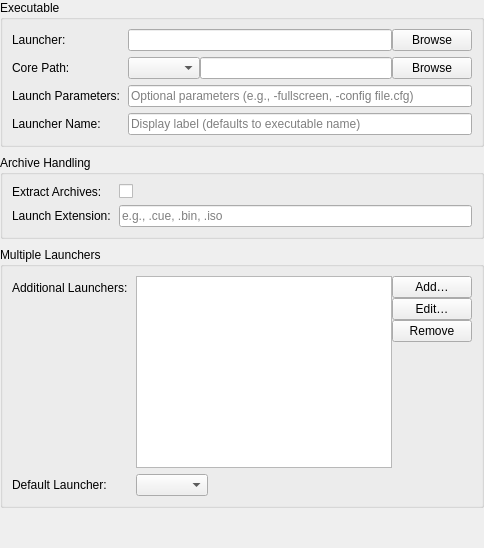
<?xml version="1.0" encoding="UTF-8"?>
<ui version="4.0">
 <class>LauncherTabPanel</class>
 <widget class="QWidget" name="LauncherTabPanel">
  <layout class="QVBoxLayout" name="rootLayout">
   <property name="leftMargin"><number>0</number></property>
   <property name="topMargin"><number>0</number></property>
   <property name="rightMargin"><number>0</number></property>
   <property name="bottomMargin"><number>0</number></property>
   <property name="spacing"><number>8</number></property>
   <item>
    <widget class="QGroupBox" name="launcherExecutableGroupBox">
     <property name="title"><string>Executable</string></property>
     <layout class="QFormLayout" name="launcherExecutableFormLayout">
      <property name="horizontalSpacing"><number>8</number></property>
      <property name="verticalSpacing"><number>6</number></property>
      <property name="fieldGrowthPolicy"><enum>QFormLayout::FieldGrowthPolicy::ExpandingFieldsGrow</enum></property>
      <item row="0" column="0"><widget class="QLabel" name="label_launcher"><property name="text"><string>Launcher:</string></property></widget></item>
      <item row="0" column="1">
       <layout class="QHBoxLayout" name="launcherLayout">
        <item><widget class="QLineEdit" name="launcherLineEdit"/></item>
        <item><widget class="QPushButton" name="browseLauncherButton"><property name="text"><string>Browse</string></property></widget></item>
       </layout>
      </item>
      <item row="1" column="0"><widget class="QLabel" name="label_core"><property name="text"><string>Core Path:</string></property></widget></item>
      <item row="1" column="1">
       <layout class="QHBoxLayout" name="coreLayout">
        <item><widget class="QComboBox" name="coreComboBox"><property name="toolTip"><string>Cores detected in your RetroArch install — pick one to fill the path.</string></property></widget></item>
        <item><widget class="QLineEdit" name="coreLineEdit"><property name="toolTip"><string>Path to libretro core file</string></property></widget></item>
        <item><widget class="QPushButton" name="browseCoreButton"><property name="text"><string>Browse</string></property></widget></item>
       </layout>
      </item>
      <item row="2" column="0"><widget class="QLabel" name="label_launchParams"><property name="text"><string>Launch Parameters:</string></property></widget></item>
      <item row="2" column="1"><widget class="QLineEdit" name="launchParamsLineEdit"><property name="toolTip"><string>Additional command-line parameters for the launcher</string></property><property name="placeholderText"><string>Optional parameters (e.g., -fullscreen, -config file.cfg)</string></property></widget></item>
      <item row="3" column="0"><widget class="QLabel" name="label_launcherName"><property name="text"><string>Launcher Name:</string></property></widget></item>
      <item row="3" column="1"><widget class="QLineEdit" name="launcherNameLineEdit"><property name="toolTip"><string>Display name for the primary launcher in the chooser dialog (optional). Defaults to the executable basename when empty.</string></property><property name="placeholderText"><string>Display label (defaults to executable name)</string></property></widget></item>
     </layout>
    </widget>
   </item>
   <item>
    <widget class="QGroupBox" name="launcherArchiveGroupBox">
     <property name="title"><string>Archive Handling</string></property>
     <layout class="QFormLayout" name="launcherArchiveFormLayout">
      <property name="horizontalSpacing"><number>8</number></property>
      <property name="verticalSpacing"><number>6</number></property>
      <property name="fieldGrowthPolicy"><enum>QFormLayout::FieldGrowthPolicy::ExpandingFieldsGrow</enum></property>
      <item row="0" column="0"><widget class="QLabel" name="label_extractArchives"><property name="text"><string>Extract Archives:</string></property></widget></item>
      <item row="0" column="1"><widget class="QCheckBox" name="extractArchivesCheckBox"><property name="toolTip"><string>Extract archived content to a temporary directory before launching (for cores that don't support zipped content)</string></property><property name="text"><string/></property></widget></item>
      <item row="1" column="0"><widget class="QLabel" name="label_extractedExtension"><property name="text"><string>Launch Extension:</string></property></widget></item>
      <item row="1" column="1"><widget class="QLineEdit" name="extractedExtensionLineEdit"><property name="toolTip"><string>File extension to launch from extracted archive (e.g., .cue, .bin, .iso)</string></property><property name="placeholderText"><string>e.g., .cue, .bin, .iso</string></property></widget></item>
     </layout>
    </widget>
   </item>
   <item>
    <widget class="QGroupBox" name="launcherMultipleGroupBox">
     <property name="title"><string>Multiple Launchers</string></property>
     <layout class="QFormLayout" name="launcherMultipleFormLayout">
      <property name="horizontalSpacing"><number>8</number></property>
      <property name="verticalSpacing"><number>6</number></property>
      <property name="fieldGrowthPolicy"><enum>QFormLayout::FieldGrowthPolicy::ExpandingFieldsGrow</enum></property>
      <item row="0" column="0"><widget class="QLabel" name="label_additionalLaunchers"><property name="text"><string>Additional Launchers:</string></property></widget></item>
      <item row="0" column="1">
       <layout class="QHBoxLayout" name="additionalLaunchersLayout">
        <item><widget class="QListWidget" name="additionalLaunchersList"><property name="toolTip"><string>Extra launchers beyond the primary. When more than one launcher is configured, picking an item shows a chooser dialog at launch.</string></property></widget></item>
        <item>
         <layout class="QVBoxLayout" name="additionalLaunchersButtons">
          <item><widget class="QPushButton" name="addAdditionalLauncherButton"><property name="text"><string>Add…</string></property></widget></item>
          <item><widget class="QPushButton" name="editAdditionalLauncherButton"><property name="text"><string>Edit…</string></property></widget></item>
          <item><widget class="QPushButton" name="removeAdditionalLauncherButton"><property name="text"><string>Remove</string></property></widget></item>
          <item>
           <spacer name="additionalLaunchersButtonsSpacer">
            <property name="orientation"><enum>Qt::Orientation::Vertical</enum></property>
            <property name="sizeHint" stdset="0"><size><width>20</width><height>40</height></size></property>
           </spacer>
          </item>
         </layout>
        </item>
       </layout>
      </item>
      <item row="1" column="0"><widget class="QLabel" name="label_defaultLauncher"><property name="text"><string>Default Launcher:</string></property></widget></item>
      <item row="1" column="1"><widget class="QComboBox" name="defaultLauncherComboBox"><property name="toolTip"><string>Pre-selected launcher in the chooser dialog. Single-launcher collections ignore this setting.</string></property></widget></item>
     </layout>
    </widget>
   </item>
   <item>
    <spacer name="launcherVerticalSpacer">
     <property name="orientation"><enum>Qt::Orientation::Vertical</enum></property>
     <property name="sizeHint" stdset="0"><size><width>20</width><height>40</height></size></property>
    </spacer>
   </item>
  </layout>
 </widget>
 <resources/>
 <connections/>
</ui>
